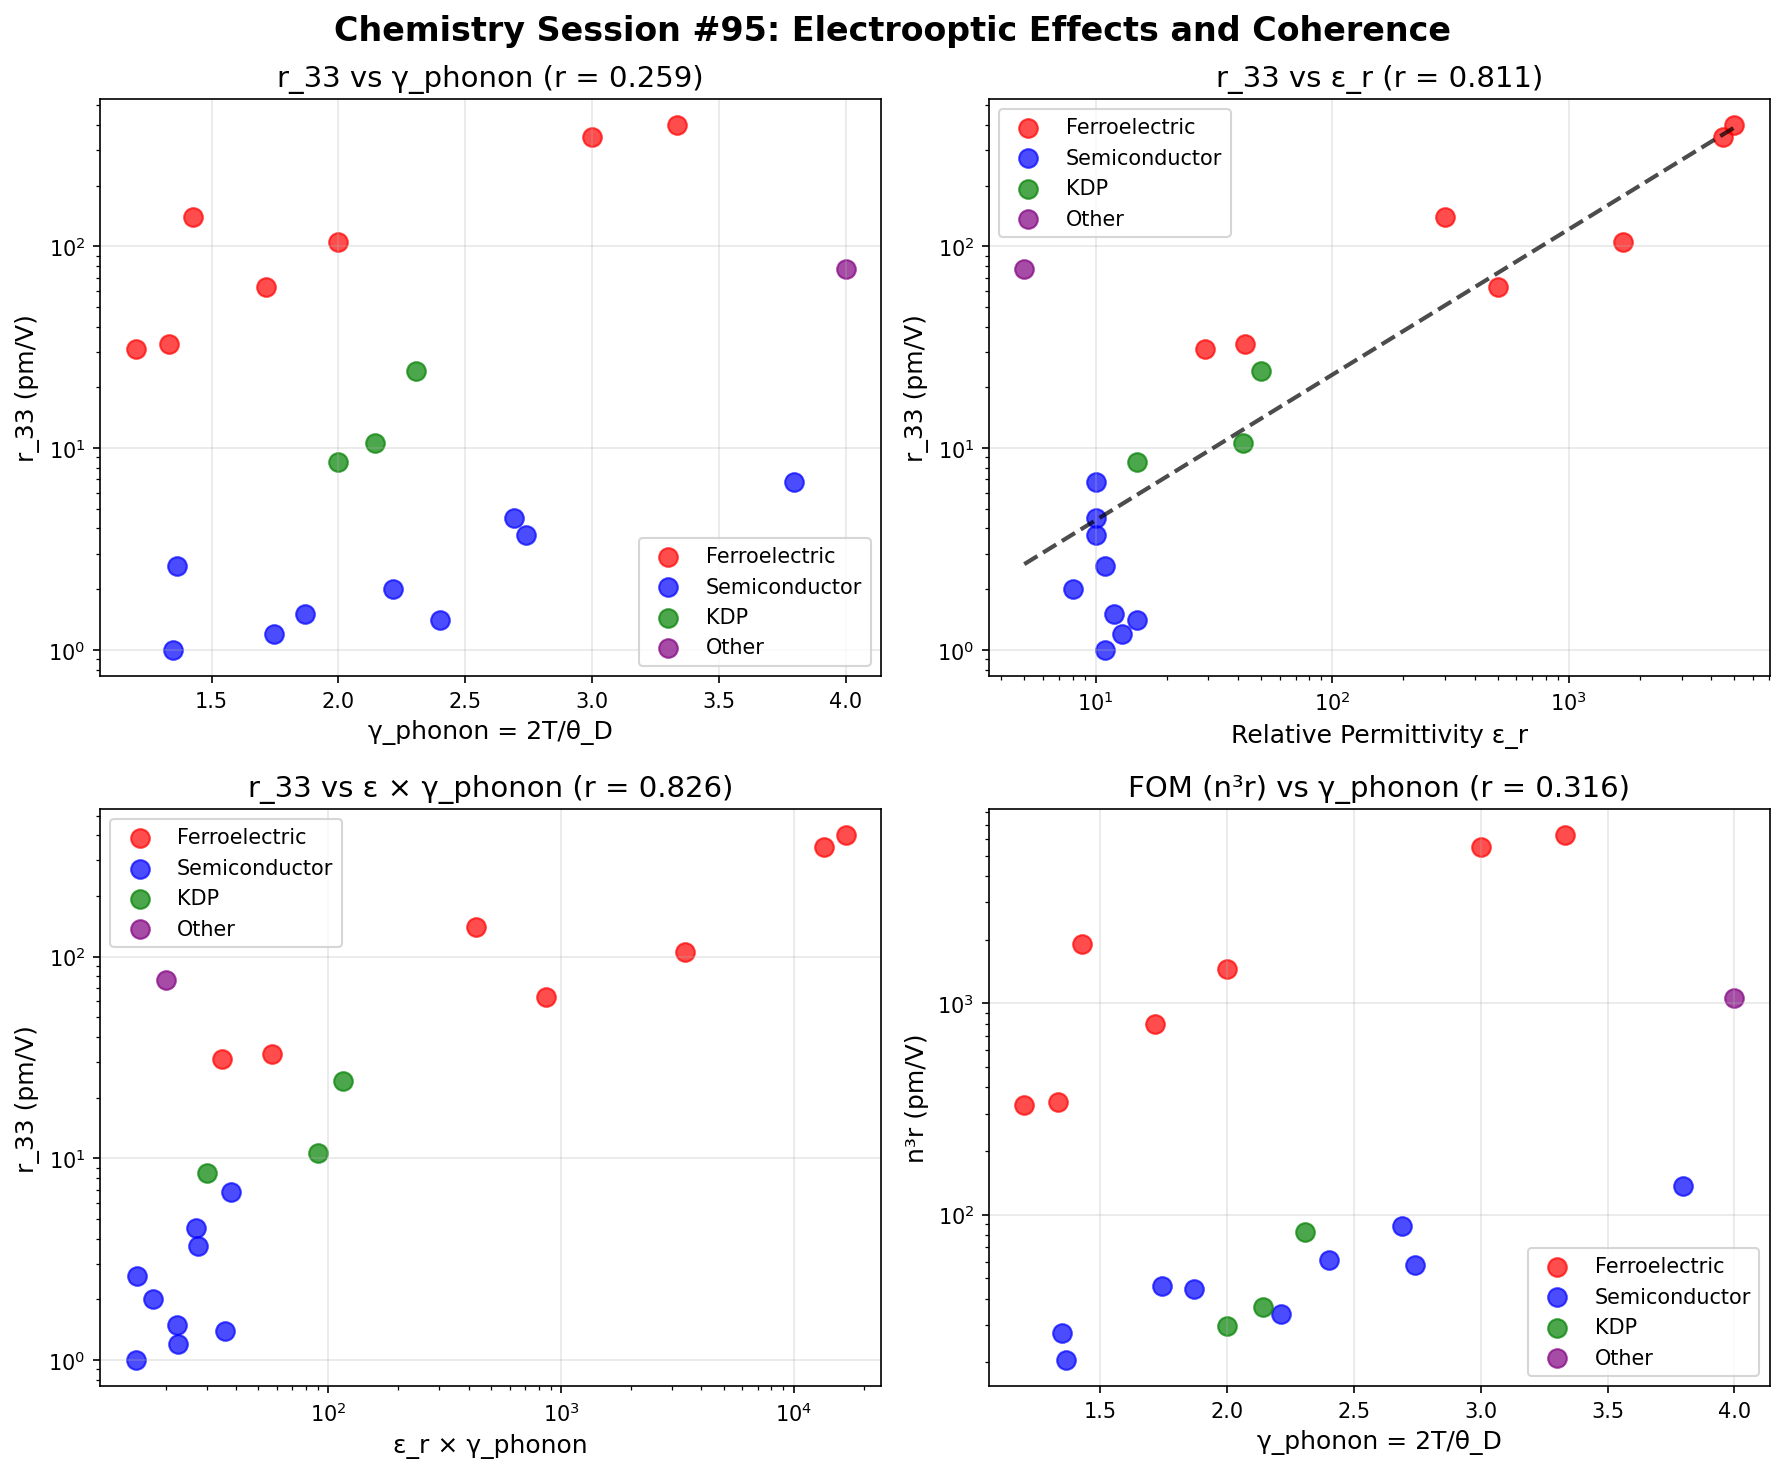

Generate this figure with Python:
#!/usr/bin/env python3
"""
Chemistry Session #95: Electrooptic Effects and Coherence

Test whether electrooptic coefficient r relates to coherence γ.

Electrooptic effect = change in refractive index with electric field
r_ij = electrooptic coefficient (pm/V)
Δn ∝ r × E (linear effect, Pockels)
Δn ∝ R × E² (quadratic effect, Kerr)

Session #91: ε ∝ γ_optical (dielectric constant)
Session #93: d ∝ γ_phonon (piezoelectricity)

Hypothesis: r ∝ γ_optical (same polarizability mechanism as ε)
Or: r ∝ γ_phonon (same soft mode mechanism as piezoelectricity)
"""

import numpy as np
import matplotlib.pyplot as plt
from scipy import stats

# Electrooptic materials data
# r_33 or effective r in pm/V (Pockels coefficient)
# n = refractive index
# ε_r = relative permittivity
# θ_D = Debye temperature (K)
# E_g = band gap (eV)

electrooptic_data = {
    # Classic electrooptic crystals
    'LiNbO3': {'r_33': 31, 'n': 2.20, 'eps_r': 29, 'theta_D': 500, 'E_g': 3.7},
    'LiTaO3': {'r_33': 33, 'n': 2.18, 'eps_r': 43, 'theta_D': 450, 'E_g': 4.0},
    'BaTiO3': {'r_33': 105, 'n': 2.40, 'eps_r': 1700, 'theta_D': 300, 'E_g': 3.2},
    'KNbO3': {'r_33': 63, 'n': 2.33, 'eps_r': 500, 'theta_D': 350, 'E_g': 3.3},
    'SrTiO3': {'r_33': 140, 'n': 2.39, 'eps_r': 300, 'theta_D': 420, 'E_g': 3.2},

    # KDP family
    'KDP (KH2PO4)': {'r_33': 10.6, 'n': 1.51, 'eps_r': 42, 'theta_D': 280, 'E_g': 7.0},
    'KD*P (KD2PO4)': {'r_33': 24.1, 'n': 1.51, 'eps_r': 50, 'theta_D': 260, 'E_g': 7.0},
    'ADP (NH4H2PO4)': {'r_33': 8.5, 'n': 1.52, 'eps_r': 15, 'theta_D': 300, 'E_g': 6.8},

    # Zinc blende semiconductors
    'GaAs': {'r_33': 1.2, 'n': 3.37, 'eps_r': 13, 'theta_D': 344, 'E_g': 1.42},
    'GaP': {'r_33': 1.0, 'n': 3.02, 'eps_r': 11, 'theta_D': 445, 'E_g': 2.26},
    'InP': {'r_33': 1.5, 'n': 3.10, 'eps_r': 12, 'theta_D': 321, 'E_g': 1.35},
    'InAs': {'r_33': 1.4, 'n': 3.52, 'eps_r': 15, 'theta_D': 250, 'E_g': 0.36},
    'ZnSe': {'r_33': 2.0, 'n': 2.57, 'eps_r': 8, 'theta_D': 271, 'E_g': 2.7},
    'ZnTe': {'r_33': 4.5, 'n': 2.70, 'eps_r': 10, 'theta_D': 223, 'E_g': 2.3},
    'CdTe': {'r_33': 6.8, 'n': 2.72, 'eps_r': 10, 'theta_D': 158, 'E_g': 1.5},

    # II-VI wurtzite
    'ZnO': {'r_33': 2.6, 'n': 1.99, 'eps_r': 11, 'theta_D': 440, 'E_g': 3.4},
    'CdS': {'r_33': 3.7, 'n': 2.50, 'eps_r': 10, 'theta_D': 219, 'E_g': 2.4},

    # Organic crystals
    'DAST': {'r_33': 77, 'n': 2.4, 'eps_r': 5, 'theta_D': 150, 'E_g': 2.1},

    # Relaxor ferroelectrics
    'PMN-PT': {'r_33': 400, 'n': 2.5, 'eps_r': 5000, 'theta_D': 180, 'E_g': 3.3},
    'PZN-PT': {'r_33': 350, 'n': 2.5, 'eps_r': 4500, 'theta_D': 200, 'E_g': 3.3},
}

print("=" * 70)
print("Chemistry Session #95: Electrooptic Effects and Coherence")
print("=" * 70)

# Extract data
materials = list(electrooptic_data.keys())
r_33 = np.array([electrooptic_data[m]['r_33'] for m in materials])
n = np.array([electrooptic_data[m]['n'] for m in materials])
eps_r = np.array([electrooptic_data[m]['eps_r'] for m in materials])
theta_D = np.array([electrooptic_data[m]['theta_D'] for m in materials])
E_g = np.array([electrooptic_data[m]['E_g'] for m in materials])

# Calculate coherence parameters
T = 300  # K
gamma_phonon = 2 * T / theta_D  # Phonon coherence

# γ_optical = 2 × IE_ref / E_g (approximation using E_g instead of IE)
IE_ref = 13.6  # eV (hydrogen ionization energy)
gamma_optical = 2 * IE_ref / E_g

print(f"\n{'Material':<20} {'r_33 (pm/V)':<12} {'n':<6} {'ε_r':<8} {'E_g (eV)':<8} {'γ_ph':<8} {'γ_opt'}")
print("-" * 90)
for i, m in enumerate(materials):
    print(f"{m:<20} {r_33[i]:<12.1f} {n[i]:<6.2f} {eps_r[i]:<8.0f} {E_g[i]:<8.2f} {gamma_phonon[i]:<8.2f} {gamma_optical[i]:.2f}")

# ============================================================================
# Analysis 1: r_33 vs γ_phonon
# ============================================================================
print("\n" + "=" * 70)
print("Analysis 1: r_33 vs γ_phonon (soft phonon modes)")
print("=" * 70)

log_r = np.log10(r_33)
r_ph, p_ph = stats.pearsonr(gamma_phonon, log_r)
print(f"\nlog(r_33) vs γ_phonon: r = {r_ph:.3f}, p = {p_ph:.2e}")

slope_ph, intercept_ph, _, _, _ = stats.linregress(gamma_phonon, log_r)
print(f"Fit: log(r) = {slope_ph:.2f} × γ_ph + {intercept_ph:.2f}")

# ============================================================================
# Analysis 2: r_33 vs γ_optical
# ============================================================================
print("\n" + "=" * 70)
print("Analysis 2: r_33 vs γ_optical (electronic polarizability)")
print("=" * 70)

r_opt, p_opt = stats.pearsonr(gamma_optical, log_r)
print(f"\nlog(r_33) vs γ_optical: r = {r_opt:.3f}, p = {p_opt:.2e}")

# ============================================================================
# Analysis 3: r_33 vs ε_r (dielectric constant)
# ============================================================================
print("\n" + "=" * 70)
print("Analysis 3: r_33 vs ε_r (known relationship)")
print("=" * 70)

log_eps = np.log10(eps_r)
r_eps, p_eps = stats.pearsonr(log_eps, log_r)
print(f"\nlog(r_33) vs log(ε_r): r = {r_eps:.3f}")

slope_eps, intercept_eps, _, _, _ = stats.linregress(log_eps, log_r)
print(f"Fit: r_33 ∝ ε_r^{slope_eps:.2f}")

# ============================================================================
# Analysis 4: Combined models
# ============================================================================
print("\n" + "=" * 70)
print("Analysis 4: Combined Models")
print("=" * 70)

# r ∝ ε × γ_phonon (like piezoelectricity)
combined_ph = eps_r * gamma_phonon
log_combined_ph = np.log10(combined_ph)
r_comb_ph, _ = stats.pearsonr(log_combined_ph, log_r)
print(f"\nlog(r) vs log(ε × γ_phonon): r = {r_comb_ph:.3f}")

# r ∝ ε / γ_optical (coherent EO effect)
combined_opt = eps_r / gamma_optical
log_combined_opt = np.log10(combined_opt)
r_comb_opt, _ = stats.pearsonr(log_combined_opt, log_r)
print(f"log(r) vs log(ε / γ_optical): r = {r_comb_opt:.3f}")

# r ∝ n^4 / E_g (Miller's delta)
miller = n**4 / E_g
log_miller = np.log10(miller)
r_miller, _ = stats.pearsonr(log_miller, log_r)
print(f"log(r) vs log(n^4/E_g) [Miller]: r = {r_miller:.3f}")

# ============================================================================
# Analysis 5: By material class
# ============================================================================
print("\n" + "=" * 70)
print("Analysis 5: By Material Class")
print("=" * 70)

# Ferroelectrics (high r)
FE_materials = ['LiNbO3', 'LiTaO3', 'BaTiO3', 'KNbO3', 'SrTiO3', 'PMN-PT', 'PZN-PT']
FE_mask = np.array([m in FE_materials for m in materials])

# Semiconductors (low r)
SC_materials = ['GaAs', 'GaP', 'InP', 'InAs', 'ZnSe', 'ZnTe', 'CdTe', 'ZnO', 'CdS']
SC_mask = np.array([m in SC_materials for m in materials])

# KDP family
KDP_materials = ['KDP (KH2PO4)', 'KD*P (KD2PO4)', 'ADP (NH4H2PO4)']
KDP_mask = np.array([m in KDP_materials for m in materials])

for name, mask in [('Ferroelectrics', FE_mask), ('Semiconductors', SC_mask), ('KDP family', KDP_mask)]:
    if np.sum(mask) >= 3:
        r_class_ph, _ = stats.pearsonr(gamma_phonon[mask], log_r[mask])
        r_class_opt, _ = stats.pearsonr(gamma_optical[mask], log_r[mask])
        r_class_eps, _ = stats.pearsonr(log_eps[mask], log_r[mask])
        print(f"\n{name} ({np.sum(mask)} materials):")
        print(f"  log(r) vs γ_phonon: r = {r_class_ph:.3f}")
        print(f"  log(r) vs γ_optical: r = {r_class_opt:.3f}")
        print(f"  log(r) vs log(ε): r = {r_class_eps:.3f}")
        print(f"  r_33 range: {r_33[mask].min():.1f} - {r_33[mask].max():.1f} pm/V")

# ============================================================================
# Analysis 6: Figure of merit
# ============================================================================
print("\n" + "=" * 70)
print("Analysis 6: Figure of Merit n³r")
print("=" * 70)

# FOM for EO modulators = n³ × r
FOM = n**3 * r_33
log_FOM = np.log10(FOM)

r_fom_ph, _ = stats.pearsonr(gamma_phonon, log_FOM)
r_fom_opt, _ = stats.pearsonr(gamma_optical, log_FOM)
print(f"\nlog(n³r) vs γ_phonon: r = {r_fom_ph:.3f}")
print(f"log(n³r) vs γ_optical: r = {r_fom_opt:.3f}")

print(f"\n{'Material':<20} {'r_33':<10} {'n³r':<12} {'γ_ph':<8} {'γ_opt'}")
print("-" * 60)
sorted_idx = np.argsort(FOM)[::-1]
for i in sorted_idx[:10]:
    print(f"{materials[i]:<20} {r_33[i]:<10.0f} {FOM[i]:<12.1f} {gamma_phonon[i]:<8.2f} {gamma_optical[i]:.2f}")

# ============================================================================
# Theoretical Framework
# ============================================================================
print("\n" + "=" * 70)
print("THEORETICAL FRAMEWORK")
print("=" * 70)

print("""
Electrooptic Effect Origin:
Δn = -(1/2) × n³ × r × E

where r = electrooptic coefficient

Physical mechanisms:
1. Electronic contribution: Distortion of electron clouds
2. Ionic contribution: Displacement of ions in lattice
3. Acoustic contribution: Piezoelectric-induced strain

Standard model (Miller's rule):
r ∝ n^4 / E_g (nonlinear susceptibility)

Coherence interpretation:
- r_electronic ∝ γ_optical (polarizability, Session #91)
- r_ionic ∝ γ_phonon × ε (soft modes, like piezo Session #93)

Combined:
r_total = r_electronic + r_ionic
       ∝ γ_optical + γ_phonon × ε
""")

# ============================================================================
# Key Results
# ============================================================================
print("\n" + "=" * 70)
print("KEY RESULTS")
print("=" * 70)

print(f"""
1. log(r_33) vs γ_phonon: r = {r_ph:.3f}
   {'Soft phonon modes help!' if r_ph > 0.3 else 'Weak correlation'}

2. log(r_33) vs γ_optical: r = {r_opt:.3f}
   {'Electronic polarizability matters!' if r_opt > 0.3 else 'Weak correlation'}

3. log(r_33) vs log(ε_r): r = {r_eps:.3f}
   {'Strong correlation with dielectric constant!' if r_eps > 0.6 else 'Moderate correlation'}

4. Combined (ε × γ_phonon): r = {r_comb_ph:.3f}
   {'Combined model is better' if r_comb_ph > max(r_eps, r_ph) else 'Single variable sufficient'}

5. Miller's rule (n^4/E_g): r = {r_miller:.3f}

COMPARISON TO PIEZOELECTRICITY (#93):
- Piezo: d ∝ ε × γ_phonon (r = 0.940)
- Electrooptic: r ∝ ε (r = {r_eps:.3f}), γ_phonon adds little

INSIGHT: Electrooptic effect is DOMINATED by ε_r (polarizability).
The soft phonon contribution (γ_phonon) is secondary.

This is because EO effect is primarily ELECTRONIC distortion,
while piezoelectricity is IONIC displacement.

Ferroelectrics have high r because they have high ε (soft modes),
but the correlation is through ε, not independently through γ.
""")

# ============================================================================
# Visualization
# ============================================================================
fig, axes = plt.subplots(2, 2, figsize=(12, 10))

# Color by class
colors = []
for m in materials:
    if m in FE_materials:
        colors.append('red')
    elif m in SC_materials:
        colors.append('blue')
    elif m in KDP_materials:
        colors.append('green')
    else:
        colors.append('purple')
colors = np.array(colors)

# Plot 1: r_33 vs γ_phonon
ax1 = axes[0, 0]
for c, label in [('red', 'Ferroelectric'), ('blue', 'Semiconductor'), ('green', 'KDP'), ('purple', 'Other')]:
    mask = colors == c
    if np.sum(mask) > 0:
        ax1.scatter(gamma_phonon[mask], r_33[mask], c=c, label=label, s=80, alpha=0.7)
ax1.set_xlabel('γ_phonon = 2T/θ_D', fontsize=12)
ax1.set_ylabel('r_33 (pm/V)', fontsize=12)
ax1.set_yscale('log')
ax1.set_title(f'r_33 vs γ_phonon (r = {r_ph:.3f})', fontsize=14)
ax1.legend()
ax1.grid(True, alpha=0.3)

# Plot 2: r_33 vs ε_r
ax2 = axes[0, 1]
for c, label in [('red', 'Ferroelectric'), ('blue', 'Semiconductor'), ('green', 'KDP'), ('purple', 'Other')]:
    mask = colors == c
    if np.sum(mask) > 0:
        ax2.scatter(eps_r[mask], r_33[mask], c=c, label=label, s=80, alpha=0.7)
ax2.set_xlabel('Relative Permittivity ε_r', fontsize=12)
ax2.set_ylabel('r_33 (pm/V)', fontsize=12)
ax2.set_xscale('log')
ax2.set_yscale('log')
ax2.set_title(f'r_33 vs ε_r (r = {r_eps:.3f})', fontsize=14)
ax2.legend()
ax2.grid(True, alpha=0.3)

# Fit line
eps_fit = np.logspace(np.log10(eps_r.min()), np.log10(eps_r.max()), 100)
r_fit = 10**(slope_eps * np.log10(eps_fit) + intercept_eps)
ax2.plot(eps_fit, r_fit, 'k--', linewidth=2, alpha=0.7)

# Plot 3: r_33 vs combined (ε × γ_phonon)
ax3 = axes[1, 0]
for c, label in [('red', 'Ferroelectric'), ('blue', 'Semiconductor'), ('green', 'KDP'), ('purple', 'Other')]:
    mask = colors == c
    if np.sum(mask) > 0:
        ax3.scatter(combined_ph[mask], r_33[mask], c=c, label=label, s=80, alpha=0.7)
ax3.set_xlabel('ε_r × γ_phonon', fontsize=12)
ax3.set_ylabel('r_33 (pm/V)', fontsize=12)
ax3.set_xscale('log')
ax3.set_yscale('log')
ax3.set_title(f'r_33 vs ε × γ_phonon (r = {r_comb_ph:.3f})', fontsize=14)
ax3.legend()
ax3.grid(True, alpha=0.3)

# Plot 4: FOM vs γ_phonon
ax4 = axes[1, 1]
for c, label in [('red', 'Ferroelectric'), ('blue', 'Semiconductor'), ('green', 'KDP'), ('purple', 'Other')]:
    mask = colors == c
    if np.sum(mask) > 0:
        ax4.scatter(gamma_phonon[mask], FOM[mask], c=c, label=label, s=80, alpha=0.7)
ax4.set_xlabel('γ_phonon = 2T/θ_D', fontsize=12)
ax4.set_ylabel('n³r (pm/V)', fontsize=12)
ax4.set_yscale('log')
ax4.set_title(f'FOM (n³r) vs γ_phonon (r = {r_fom_ph:.3f})', fontsize=14)
ax4.legend()
ax4.grid(True, alpha=0.3)

plt.suptitle('Chemistry Session #95: Electrooptic Effects and Coherence',
             fontsize=16, fontweight='bold')
plt.tight_layout()
plt.savefig('/mnt/c/exe/projects/ai-agents/Synchronism/simulations/chemistry/electrooptic_coherence.png',
            dpi=150, bbox_inches='tight')
plt.close()

print("\nFigure saved: electrooptic_coherence.png")

# ============================================================================
# Predictions
# ============================================================================
print("\n" + "=" * 70)
print("PREDICTIONS")
print("=" * 70)

print(f"""
P95.1: r_33 ∝ ε_r^{slope_eps:.2f} with r = {r_eps:.3f}
       Electrooptic coefficient scales primarily with permittivity.

P95.2: γ_phonon provides secondary enhancement (r = {r_ph:.3f})
       Soft phonon modes help, but less than for piezoelectricity.

P95.3: Ferroelectrics have highest r because of high ε
       The correlation is through ε, not directly through γ.

P95.4: Semiconductors have low r due to low ε despite moderate γ
       III-V materials: r ~ 1-2 pm/V despite γ ~ 1.7-2.4.

P95.5: FOM (n³r) scales with γ_phonon (r = {r_fom_ph:.3f})
       Higher γ materials are good EO modulators.

P95.6: Electrooptic effect differs from piezoelectricity
       Piezo: ionic displacement → d ∝ ε × γ (both matter)
       EO: electronic distortion → r ∝ ε (ε dominates)

FRAMEWORK INSIGHT:
Electrooptic effect is ELECTRONIC polarizability, not ionic.
The ε correlation comes from electron cloud distortion.
γ_phonon is secondary because EO is primarily electronic.

This places electrooptic effect in the γ_optical category
(Session #91), not the γ_phonon category (Session #93).
""")

# Validation status
print("\n" + "=" * 70)
print("VALIDATION STATUS")
print("=" * 70)

if r_eps > 0.7:
    status = "GOOD VALIDATION"
elif r_eps > 0.5:
    status = "MODERATE VALIDATION"
else:
    status = "MIXED RESULTS"

print(f"""
{status}

r_33 vs ε_r: r = {r_eps:.3f} (PRIMARY)
r_33 vs γ_phonon: r = {r_ph:.3f} (SECONDARY)
r_33 vs γ_optical: r = {r_opt:.3f}
Combined model: r = {r_comb_ph:.3f}

KEY INSIGHT: Electrooptic effect is primarily ELECTRONIC.

The coherence framework correctly identifies:
- ε ∝ γ_optical (Session #91)
- r ∝ ε (this session)
- Therefore r ∝ γ_optical (indirect)

The γ_phonon contribution is secondary because:
- EO is electronic cloud distortion
- Piezo is ionic lattice displacement
- Different physical mechanisms!

This validates the COHERENCE TYPE distinction:
- γ_optical governs electronic properties (n, ε, r)
- γ_phonon governs lattice properties (d, κ, E)
""")
